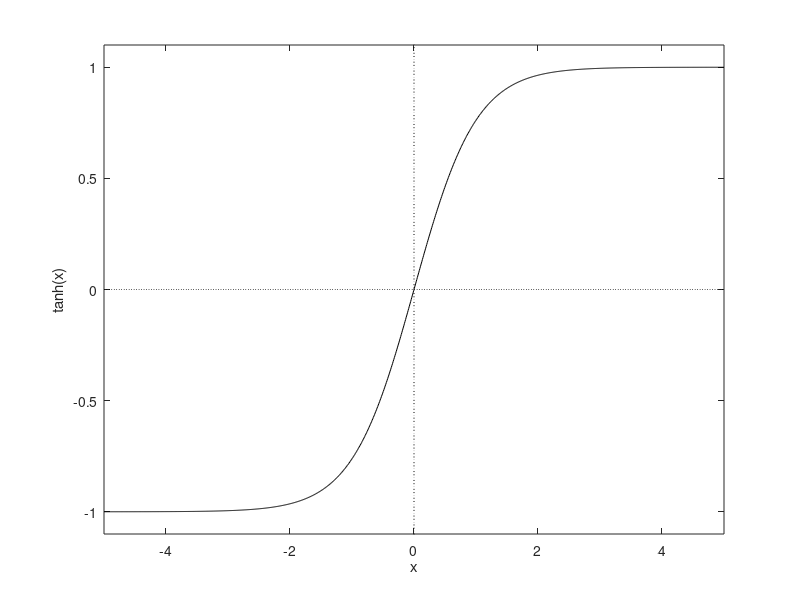

The MATLAB source for this figure:
clear all, close all

x = linspace(-5, 5, 1e3);
res = tanh(x);

ax = linspace(-5,5,1e3);

plot(x, res, 'k-', 0*ax, ax, 'k:', ax, 0*x, 'k:')
xlabel('x')
ylabel('tanh(x)')
axis([-5, 5, -1.1, 1.1])